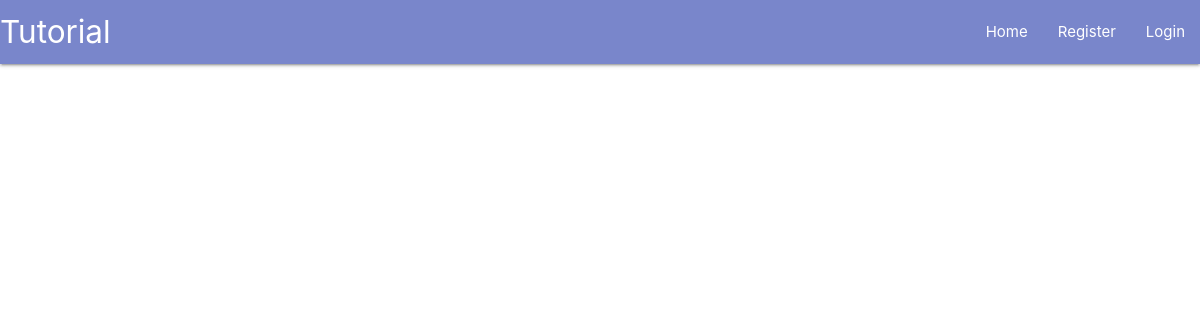
The app's page /, older data.
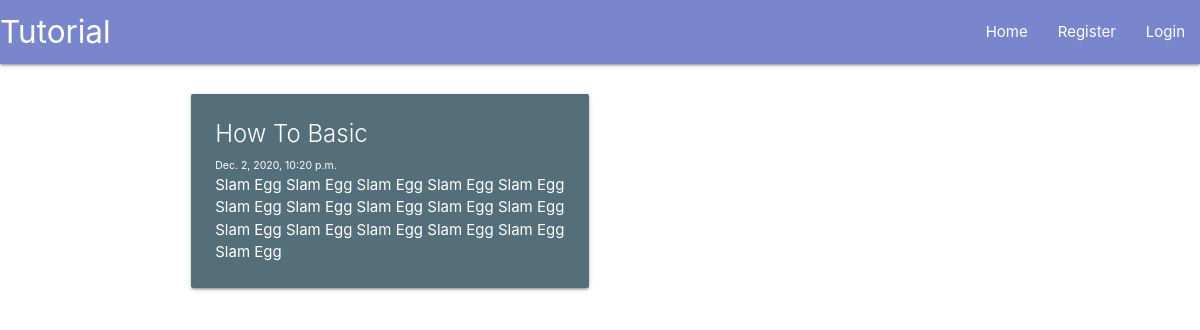
The same page, newer data.
### main/models.py (models this page shows, shortened)
class Tutorial(models.Model):
    title = models.CharField(max_length=50)
    datePublished = models.DateTimeField("date published")
    content = models.TextField(null=True)

### main/views.py (the view)
# urls.py: 2. Add a URL to urlpatterns:  path('', views.home, name='home')
def home(request):
    return render(request=request,
                  template_name="main/home.html",
                  context={"Tutorials": Tutorial.objects.all})

### main/templates/main/home.html
{% extends "main/header.html" %}
{% block content %}
    <div class="row">
        {% for tutorial in Tutorials %}
        <div class="col s12 m6">
          <div class="card blue-grey darken-1">
            <div class="card-content white-text">
              <span class="card-title">{{tutorial.title}}</span>
                <p style="font-size: 70%">{{tutorial.datePublished}}</p>
                <p>{{tutorial.content|safe}}</p>
            </div>
          </div>
        </div>
        {% endfor %}
      </div>
{% endblock %}

Row changes from the older to the newer data that the page shows:
added Tutorial: title "How To Basic", datePublished "Dec. 2, 2020, 10:20 p.m.", content "Slam Egg Slam Egg Slam Egg Slam Egg Slam Egg Slam Egg Slam Egg Slam Egg Slam Egg Slam Egg Slam Egg Slam Egg Slam Egg Slam Egg Slam Egg Slam Egg"
